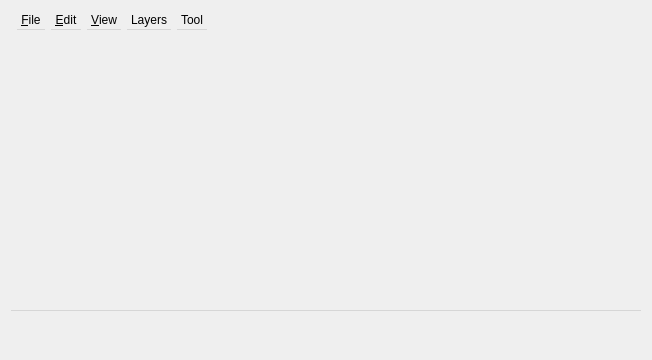
<?xml version="1.0" encoding="UTF-8"?>
<ui version="4.0">
 <class>mainWindow</class>
 <widget class="QDialog" name="mainWindow">
  <property name="geometry">
   <rect>
    <x>0</x>
    <y>0</y>
    <width>652</width>
    <height>360</height>
   </rect>
  </property>
  <property name="cursor">
   <cursorShape>ArrowCursor</cursorShape>
  </property>
  <property name="focusPolicy">
   <enum>Qt::ClickFocus</enum>
  </property>
  <property name="windowTitle">
   <string>Dev Tools Library</string>
  </property>
  <property name="autoFillBackground">
   <bool>false</bool>
  </property>
  <layout class="QHBoxLayout" name="horzLayout">
   <item>
    <layout class="QVBoxLayout" name="verticalLayout">
     <item>
      <widget class="QMenuBar" name="mainMenuBar">
       <widget class="QMenu" name="menuFile">
        <property name="title">
         <string>&amp;File</string>
        </property>
        <addaction name="action_New"/>
        <addaction name="action_Open"/>
        <addaction name="separator"/>
        <addaction name="action_Save"/>
        <addaction name="action_Save_As"/>
        <addaction name="action_Export_Cry_Layout"/>
       </widget>
       <widget class="QMenu" name="menu_Edit">
        <property name="title">
         <string>&amp;Edit</string>
        </property>
        <addaction name="action_Undo"/>
        <addaction name="action_Redo"/>
       </widget>
       <widget class="QMenu" name="menu_View">
        <property name="title">
         <string>&amp;View</string>
        </property>
        <addaction name="action_View_Grid"/>
        <addaction name="action_View_Walls"/>
        <addaction name="separator"/>
        <addaction name="action_Zoom_In"/>
        <addaction name="action_Zoom_Out"/>
        <addaction name="separator"/>
        <addaction name="action_Rotate_90_CW"/>
        <addaction name="action_Rotate_90_CCW"/>
       </widget>
       <widget class="QMenu" name="menuTool">
        <property name="title">
         <string>Tool</string>
        </property>
        <addaction name="action_Select"/>
        <addaction name="action_Place"/>
        <addaction name="action_Draw"/>
       </widget>
       <widget class="QMenu" name="menuLayers">
        <property name="title">
         <string>Layers</string>
        </property>
        <addaction name="action_Add_Layer"/>
        <addaction name="action_Raise_Layer"/>
        <addaction name="action_Lower_Layer"/>
        <addaction name="action_Remove_Layer"/>
        <addaction name="action_Duplicate_Layer"/>
       </widget>
       <addaction name="menuFile"/>
       <addaction name="menu_Edit"/>
       <addaction name="menu_View"/>
       <addaction name="menuLayers"/>
       <addaction name="menuTool"/>
      </widget>
     </item>
     <item>
      <widget class="QToolBar" name="toolbar">
       <property name="minimumSize">
        <size>
         <width>0</width>
         <height>32</height>
        </size>
       </property>
       <property name="windowTitle">
        <string>toolBar</string>
       </property>
      </widget>
     </item>
     <item>
      <layout class="QVBoxLayout" name="main_layout">
       <property name="spacing">
        <number>6</number>
       </property>
       <property name="leftMargin">
        <number>9</number>
       </property>
      </layout>
     </item>
    </layout>
   </item>
   <item>
    <layout class="QVBoxLayout" name="editors_layout"/>
   </item>
  </layout>
  <action name="action_Open">
   <property name="text">
    <string>&amp;Open...</string>
   </property>
   <property name="shortcut">
    <string>Ctrl+O</string>
   </property>
  </action>
  <action name="action_Save">
   <property name="text">
    <string>&amp;Save</string>
   </property>
   <property name="shortcut">
    <string>Ctrl+S</string>
   </property>
  </action>
  <action name="action_Save_As">
   <property name="text">
    <string>Save &amp;As...</string>
   </property>
   <property name="shortcut">
    <string>Ctrl+Shift+S</string>
   </property>
  </action>
  <action name="action_Undo">
   <property name="text">
    <string>&amp;Undo</string>
   </property>
   <property name="shortcut">
    <string>Ctrl+Z</string>
   </property>
  </action>
  <action name="action_Redo">
   <property name="text">
    <string>&amp;Redo</string>
   </property>
   <property name="shortcut">
    <string>Ctrl+Shift+Z</string>
   </property>
  </action>
  <action name="action_New">
   <property name="text">
    <string>&amp;New...</string>
   </property>
   <property name="shortcut">
    <string>Ctrl+N</string>
   </property>
  </action>
  <action name="action_View_Grid">
   <property name="text">
    <string>View &amp;Grid</string>
   </property>
   <property name="shortcut">
    <string>Ctrl+G</string>
   </property>
  </action>
  <action name="action_Zoom_In">
   <property name="text">
    <string>Zoom In</string>
   </property>
   <property name="shortcut">
    <string>Ctrl+=</string>
   </property>
  </action>
  <action name="action_Zoom_Out">
   <property name="text">
    <string>Zoom Out</string>
   </property>
   <property name="shortcut">
    <string>Ctrl+-</string>
   </property>
  </action>
  <action name="action_Rotate_90_CW">
   <property name="text">
    <string>Rotate 90 CW</string>
   </property>
  </action>
  <action name="action_Rotate_90_CCW">
   <property name="text">
    <string>Rotate 90 CCW</string>
   </property>
  </action>
  <action name="action_Select">
   <property name="checkable">
    <bool>true</bool>
   </property>
   <property name="text">
    <string>Select</string>
   </property>
   <property name="shortcut">
    <string>1</string>
   </property>
  </action>
  <action name="action_Place">
   <property name="checkable">
    <bool>true</bool>
   </property>
   <property name="text">
    <string>Place</string>
   </property>
   <property name="shortcut">
    <string>2</string>
   </property>
  </action>
  <action name="action_Draw">
   <property name="checkable">
    <bool>true</bool>
   </property>
   <property name="text">
    <string>Draw</string>
   </property>
   <property name="shortcut">
    <string>3</string>
   </property>
  </action>
  <action name="action_Add_Layer">
   <property name="text">
    <string>Add Layer</string>
   </property>
  </action>
  <action name="action_Raise_Layer">
   <property name="text">
    <string>Raise Layer</string>
   </property>
  </action>
  <action name="action_Lower_Layer">
   <property name="text">
    <string>Lower Layer</string>
   </property>
  </action>
  <action name="action_Remove_Layer">
   <property name="text">
    <string>Remove Layer</string>
   </property>
  </action>
  <action name="action_Duplicate_Layer">
   <property name="text">
    <string>Duplicate Layer</string>
   </property>
  </action>
  <action name="action_Export_Cry_Layout">
   <property name="text">
    <string>Export Cry Layout</string>
   </property>
  </action>
  <action name="action_View_Walls">
   <property name="checkable">
    <bool>true</bool>
   </property>
   <property name="text">
    <string>View Walls</string>
   </property>
  </action>
 </widget>
 <resources/>
 <connections/>
</ui>
